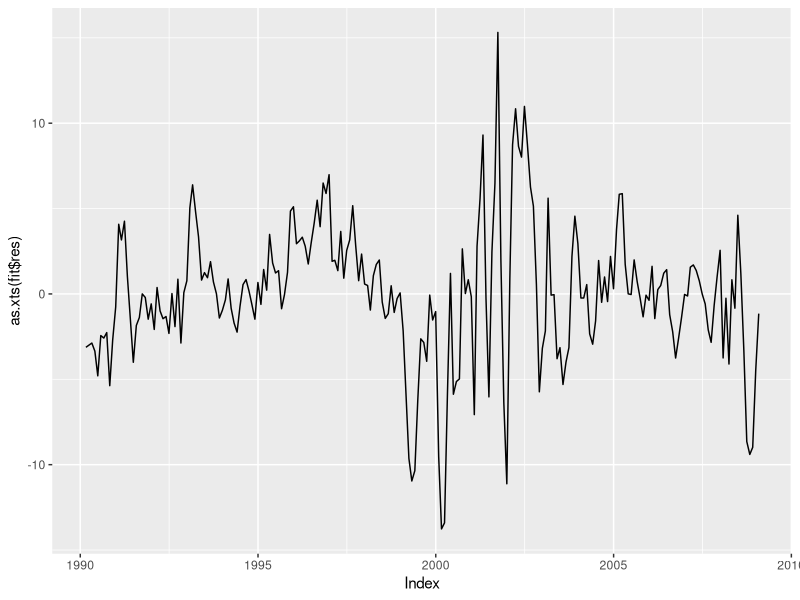
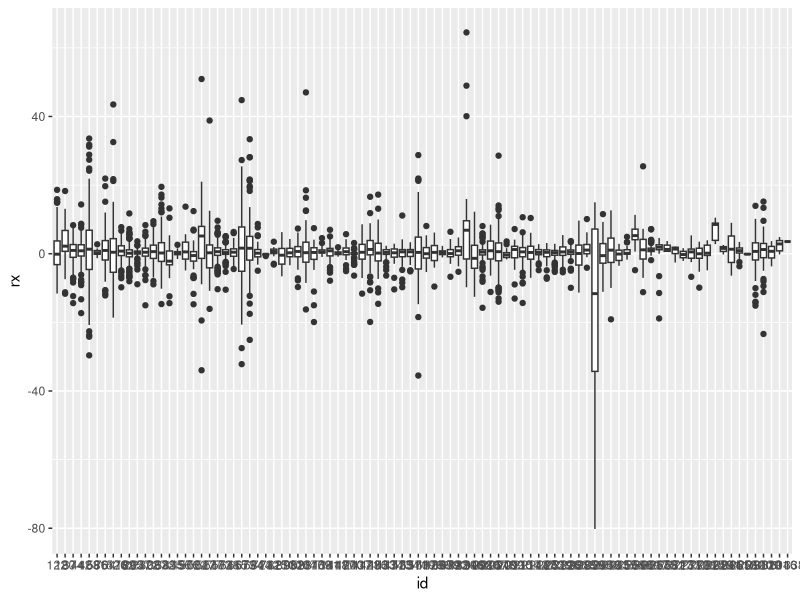

Generate these figures, in order, with R:
library(ggplot2)
library(xts)
library(sandwich) 
library(lmtest) 
library(forecast)
library(boot) #for bootstrapping
library(plm) #for panel data

data <- read.table("s5_data.txt",header = TRUE,sep="\t")
ts <- xts(x = data[-1], order.by = as.Date(data$date))
remove(data)

#excess return
ts$rx_q <- ts$fund4_qoq - ts$rf_qoq
    
#Q1 OLS
fit <- lm(rx_q ~ mktrf_qoq, data=ts)
summary(fit)
autoplot(as.xts(fit$res)) #quick look at the residuals (high autocorrelation)
#robust vcv
m <- floor(0.75*nrow(ts)^(1/3))
coeftest(fit, vcov = NeweyWest(fit, lag=m, prewhite = F, adjust = T)) 

##Q2 Resampling
#the sample() function: example
x <- c(1:8)
sample(x)
sample(x)
sample(x,replace=T) #replacement allowed => an observation can be chosen more than once. needed for bootsrapping
#estimation after resampling
res <- residuals(fit)
# sample(res,replace=T) are the bootstraped residuals (from the in Q1 computed residuals)
y_sim <- fitted(fit) + sample(res,replace=T)
fit.resamp <- lm(y_sim ~ ts$mktrf_qoq)
summary(fit.resamp)

##Q3 Bootstrap
#The boot() function from the boot package requires a user-supplied function (get.coef in our case)
R <- 10000 #nb of replicates
get.coef <- function(x,indx){
  # x: the data to be resampled
  # idx: an index created by the boot() function in order to apply random resampling with replacement
  y_sim <- fitted(fit) + x[indx]
  return(lm(y_sim ~ ts$mktrf_qoq)$coef)
}
boot.out <- boot(res, get.coef, R)
boot.out #bias = (average bootstrapped coef) - (original coef)
         #std. error: bootstrapped standard error
head(boot.out$t) #series of bootstrapped alpha and beta 
apply(boot.out$t,2,mean) #average bootstrapped coef

#Confidence intervals
boot.ci(boot.out,index=1,type="perc",conf=0.95) #CI alpha
boot.ci(boot.out,index=2,type="perc",conf=0.95) #CI beta

# p-values: Two options for calculating a one-sided bootstrapped p-value:
#(1) If H0: beta < 0 => p1 = sum(beta < 0) / R = percentage of betas smaller than 0
#(2) If H0: beta > 0 => p2 = sum(beta > 0) / R = percentage of betas higher than 0
#The two-sided bootstrapped p-value (H0: beta = 0) is twice the smaller of p1 and p2:
pval.alpha <- 2 * sum(boot.out$t[,1] < 0) / R
pval.beta <- 2 * sum(boot.out$t[,2] > 0) / R

##Q4 Block bootstrap
tsboot.out <- tsboot(res, get.coef, R=10000, sim="fixed", l=length(res)^(1/3))
#the option 'sim="fixed"' allows us to specify the length of our blocks (l)
tsboot.out
apply(tsboot.out$t,2,mean) 
boot.ci(tsboot.out,index=1,type="perc",conf=0.95) 
boot.ci(tsboot.out,index=2,type="perc",conf=0.95) 
pval.ts.alpha <- 2 * sum(tsboot.out$t[,1] < 0) / R
pval.ts.beta <- 2 * sum(tsboot.out$t[,2] > 0) / R

#Q5 Importing the data
data <- read.table("s5_data_panel.txt",header = TRUE,sep="\t")
pdata <- pdata.frame(data,c("id","date")) #define individuals (variable "id") and time periods (variable "date")
remove(data)

#Q6 Boxplots
pdata$rx <- pdata$performance - pdata$rf
# windows()
ggplot(data=as.data.frame(pdata), aes(x = id, y = rx)) + geom_boxplot()

#Q7 Pooled OLS
fit.pool <- plm(rx~mktrf, model="pooling", data=pdata)
summary(fit.pool)

#Q8 Pooled OLS - Robust errors
T <- length(unique(pdata$date))
m <- floor(0.75*T^(1/3)) #rule of thumb for nb of lags
coeftest(fit.pool, vcov = vcovSCC(fit.pool, maxlag = m)) #robust (Driscoll-Kraay) errors

#Q9 FE = Fixed Effects (Lecture 12, page 22)
fit.fe<-plm(rx~mktrf, model="within", data=pdata)
summary(fit.fe)

#Q10 Dummy
fit.dum <- lm(rx~mktrf + id -1, data=pdata)
#If a factor variable ("id" in our case) is supplied to lm(), 
#a dummy variable is automatically created and used in the regression.
#"-1" is used to exclude an intercept from our regression.
#Note that if an intercept is included, one of the dummies will automatically be dropped ("id122" in our case) 
summary(fit.dum)
